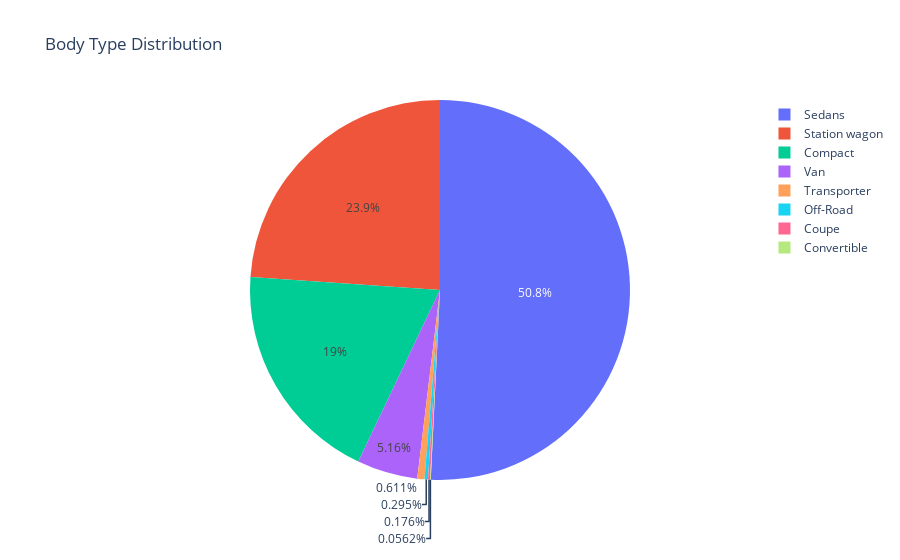

Notebook code for this chart:
### Code cell
body_distr = df['body_type'].value_counts().reset_index(name='count')
body_distr.columns = ['body_type', 'count'] 

fig = px.pie(body_distr, values='count', names='body_type', title="Body Type Distribution")
fig.show()

### Figure 1 — Plotly figure (JSON) as saved in the notebook; plotly's stock layout.template omitted (floating-point values rounded to 4 significant figures)
{"data": [{"domain": {"x": [0, 1], "y": [0, 1]}, "hovertemplate": "body_type=%{label}<br>count=%{value}<extra></extra>", "labels": ["Sedans", "Station wagon", "Compact", "Van", "Transporter", "Off-Road", "Coupe", "Convertible"], "legendgroup": "", "name": "", "showlegend": true, "type": "pie", "values": [7230, 3405, 2707, 735, 87, 42, 25, 8]}], "layout": {"legend": {"tracegroupgap": 0}, "title": {"text": "Body Type Distribution"}}}
